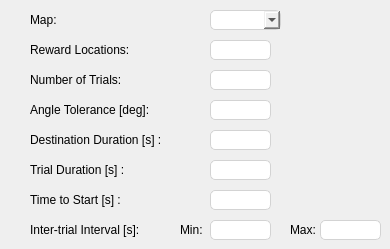
    <widget class="QWidget" name="Maze">
     <attribute name="title">
      <string>Maze</string>
     </attribute>
     <widget class="QLabel" name="label_45">
      <property name="geometry">
       <rect>
        <x>30</x>
        <y>70</y>
        <width>111</width>
        <height>20</height>
       </rect>
      </property>
      <property name="text">
       <string>Number of Trials:</string>
      </property>
     </widget>
     <widget class="QLabel" name="label_46">
      <property name="geometry">
       <rect>
        <x>30</x>
        <y>160</y>
        <width>131</width>
        <height>20</height>
       </rect>
      </property>
      <property name="text">
       <string>Trial Duration [s] :</string>
      </property>
     </widget>
     <widget class="QLabel" name="label_48">
      <property name="geometry">
       <rect>
        <x>30</x>
        <y>100</y>
        <width>161</width>
        <height>20</height>
       </rect>
      </property>
      <property name="text">
       <string>Angle Tolerance [deg]:</string>
      </property>
     </widget>
     <widget class="QLabel" name="label_49">
      <property name="geometry">
       <rect>
        <x>30</x>
        <y>130</y>
        <width>161</width>
        <height>20</height>
       </rect>
      </property>
      <property name="text">
       <string>Destination Duration [s] :</string>
      </property>
     </widget>
     <widget class="QLabel" name="label_50">
      <property name="geometry">
       <rect>
        <x>30</x>
        <y>10</y>
        <width>111</width>
        <height>20</height>
       </rect>
      </property>
      <property name="text">
       <string>Map:</string>
      </property>
     </widget>
     <widget class="QLineEdit" name="maze_destinationDuration">
      <property name="geometry">
       <rect>
        <x>210</x>
        <y>130</y>
        <width>61</width>
        <height>20</height>
       </rect>
      </property>
      <property name="focusPolicy">
       <enum>Qt::StrongFocus</enum>
      </property>
      <property name="toolTip">
       <string>Subject name</string>
      </property>
      <property name="styleSheet">
       <string notr="true">border: 1px solid lightgray;
border-radius: 5px</string>
      </property>
     </widget>
     <widget class="QLineEdit" name="maze_rewardLocation">
      <property name="geometry">
       <rect>
        <x>210</x>
        <y>40</y>
        <width>61</width>
        <height>20</height>
       </rect>
      </property>
      <property name="focusPolicy">
       <enum>Qt::StrongFocus</enum>
      </property>
      <property name="toolTip">
       <string>Subject name</string>
      </property>
      <property name="styleSheet">
       <string notr="true">border: 1px solid lightgray;
border-radius: 5px</string>
      </property>
     </widget>
     <widget class="QLineEdit" name="maze_numberOfTrials">
      <property name="geometry">
       <rect>
        <x>210</x>
        <y>70</y>
        <width>61</width>
        <height>20</height>
       </rect>
      </property>
      <property name="focusPolicy">
       <enum>Qt::StrongFocus</enum>
      </property>
      <property name="toolTip">
       <string>Subject name</string>
      </property>
      <property name="styleSheet">
       <string notr="true">border: 1px solid lightgray;
border-radius: 5px</string>
      </property>
     </widget>
     <widget class="QLineEdit" name="maze_angleTolerance">
      <property name="geometry">
       <rect>
        <x>210</x>
        <y>100</y>
        <width>61</width>
        <height>20</height>
       </rect>
      </property>
      <property name="focusPolicy">
       <enum>Qt::StrongFocus</enum>
      </property>
      <property name="toolTip">
       <string>Subject name</string>
      </property>
      <property name="styleSheet">
       <string notr="true">border: 1px solid lightgray;
border-radius: 5px</string>
      </property>
     </widget>
     <widget class="QComboBox" name="maze_Map">
      <property name="geometry">
       <rect>
        <x>210</x>
        <y>10</y>
        <width>71</width>
        <height>20</height>
       </rect>
      </property>
      <property name="focusPolicy">
       <enum>Qt::StrongFocus</enum>
      </property>
      <property name="toolTip">
       <string>The type of mask to apply to the fixation spot</string>
      </property>
      <property name="styleSheet">
       <string notr="true">border: 1px solid lightgray;
border-radius: 5px;
</string>
      </property>
     </widget>
     <widget class="QLabel" name="label_51">
      <property name="geometry">
       <rect>
        <x>30</x>
        <y>40</y>
        <width>111</width>
        <height>20</height>
       </rect>
      </property>
      <property name="text">
       <string>Reward Locations:</string>
      </property>
     </widget>
     <widget class="QLineEdit" name="maze_trialDuration">
      <property name="geometry">
       <rect>
        <x>210</x>
        <y>160</y>
        <width>61</width>
        <height>20</height>
       </rect>
      </property>
      <property name="focusPolicy">
       <enum>Qt::StrongFocus</enum>
      </property>
      <property name="toolTip">
       <string>Subject name</string>
      </property>
      <property name="styleSheet">
       <string notr="true">border: 1px solid lightgray;
border-radius: 5px</string>
      </property>
     </widget>
     <widget class="QLabel" name="label_52">
      <property name="geometry">
       <rect>
        <x>30</x>
        <y>190</y>
        <width>131</width>
        <height>20</height>
       </rect>
      </property>
      <property name="text">
       <string>Time to Start [s] :</string>
      </property>
     </widget>
     <widget class="QLabel" name="label_53">
      <property name="geometry">
       <rect>
        <x>30</x>
        <y>220</y>
        <width>151</width>
        <height>20</height>
       </rect>
      </property>
      <property name="text">
       <string>Inter-trial Interval [s]:</string>
      </property>
     </widget>
     <widget class="QLineEdit" name="maze_timeToStart">
      <property name="geometry">
       <rect>
        <x>210</x>
        <y>190</y>
        <width>61</width>
        <height>20</height>
       </rect>
      </property>
      <property name="focusPolicy">
       <enum>Qt::StrongFocus</enum>
      </property>
      <property name="toolTip">
       <string>Subject name</string>
      </property>
      <property name="styleSheet">
       <string notr="true">border: 1px solid lightgray;
border-radius: 5px</string>
      </property>
     </widget>
     <widget class="QLineEdit" name="maze_ITI_Min">
      <property name="geometry">
       <rect>
        <x>210</x>
        <y>220</y>
        <width>61</width>
        <height>20</height>
       </rect>
      </property>
      <property name="focusPolicy">
       <enum>Qt::StrongFocus</enum>
      </property>
      <property name="toolTip">
       <string>Subject name</string>
      </property>
      <property name="styleSheet">
       <string notr="true">border: 1px solid lightgray;
border-radius: 5px</string>
      </property>
     </widget>
     <widget class="QLineEdit" name="maze_ITI_Max">
      <property name="geometry">
       <rect>
        <x>320</x>
        <y>220</y>
        <width>61</width>
        <height>20</height>
       </rect>
      </property>
      <property name="focusPolicy">
       <enum>Qt::StrongFocus</enum>
      </property>
      <property name="toolTip">
       <string>Subject name</string>
      </property>
      <property name="styleSheet">
       <string notr="true">border: 1px solid lightgray;
border-radius: 5px</string>
      </property>
     </widget>
     <widget class="QLabel" name="label_54">
      <property name="geometry">
       <rect>
        <x>180</x>
        <y>220</y>
        <width>31</width>
        <height>20</height>
       </rect>
      </property>
      <property name="text">
       <string>Min:</string>
      </property>
     </widget>
     <widget class="QLabel" name="label_55">
      <property name="geometry">
       <rect>
        <x>290</x>
        <y>220</y>
        <width>31</width>
        <height>20</height>
       </rect>
      </property>
      <property name="text">
       <string>Max:</string>
      </property>
     </widget>
     <widget class="QLabel" name="label_57">
      <property name="geometry">
       <rect>
        <x>260</x>
        <y>160</y>
        <width>51</width>
        <height>20</height>
       </rect>
      </property>
      <property name="text">
       <string/>
      </property>
     </widget>
    </widget>
